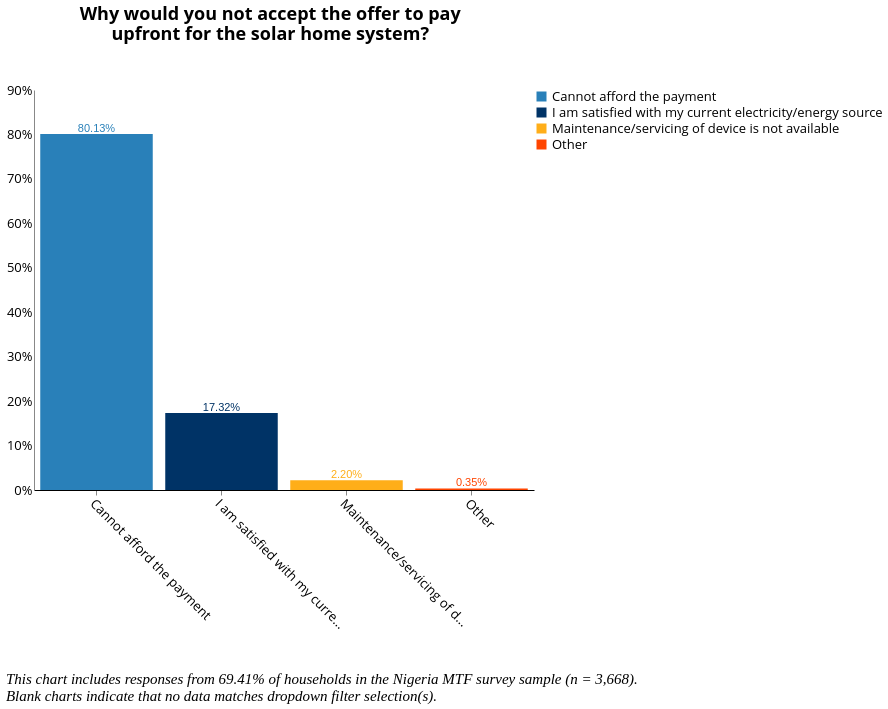

Express this chart as Vega-Lite.
### Vega-Lite specification from a JSON file in a GitHub repository (floating-point values rounded to 4 significant figures; data arrays with more than 128 entries replaced by an {"elided": "..."} marker saying what was removed)
{"width": 800, "height": 400, "config": {"title": {"fontSize": 18, "font": "Open Sans", "anchor": "center", "fontColor": "#000000"}, "axisX": {"domain": true, "domainColor": "#000000", "grid": false, "labelFont": "Open Sans", "labelFontSize": 13, "titleFont": "Open Sans", "titleFontSize": 13, "titleFontWeight": "normal", "title": "X Axis Title (units)", "labelAngle": 45}, "axisY": {"domain": true, "grid": false, "gridColor": "#DEDDDD", "gridWidth": 1, "labelFont": "Open Sans", "labelFontSize": 13, "labelAngle": 0, "ticks": false, "titleFont": "Open Sans", "titleFontSize": 13, "titleFontWeight": "normal", "titlePadding": 10, "title": "Y Axis Title (units)"}, "range": {"category": ["#2980B9", "#003366", "#FFAE19", "#FF4500", "#438B28", "#45B39D", "#99ADC1", "#212F3C"]}, "legend": {"labelFont": "Open Sans", "labelFontSize": 13, "symbolType": "square", "symbolSize": 100, "titleFont": "Open Sans", "titleFontSize": 13, "titleFontWeight": "normal", "title": "Legend", "orient": "right", "offset": 0, "labelLimit": 0}, "tooltip": {"font": "Open Sans"}, "view": {"stroke": "transparent", "text": {"font": "Open Sans", "color": ["#2980B9", "#003366", "#FFAE19", "#FF4500", "#438B28", "#45B39D", "#99ADC1", "#212F3C"], "fontSize": 13, "align": "right", "fontWeight": 400, "size": 13}, "bar": {"size": 40, "binSpacing": 1, "continuousBandSize": 30, "discreteBandSize": 30, "fill": ["#2980B9", "#003366", "#FFAE19", "#FF4500", "#438B28", "#45B39D", "#99ADC1", "#212F3C"], "stroke": false}}}, "concat": [{"layer": [{"mark": "bar", "encoding": {"color": {"field": "e_3b", "type": "nominal"}, "tooltip": {"field": "e_3b", "type": "nominal"}, "x": {"axis": {"title": " "}, "field": "e_3b", "sort": {"field": "e_3b", "op": "count", "order": "descending"}, "type": "nominal"}, "y": {"aggregate": "sum", "axis": {"format": "%", "title": ""}, "field": "pct", "type": "quantitative"}}, "height": 400, "selection": {"selector152": {"type": "single", "fields": ["i19a"], "bind": {"input": "select", "options": [null, "Wood purchased", "Wood collected", "Crop Residue/Plant Biomass", "Kerosene", "Charcoal", "LPG/cooking gas", "Electric", "Charcoal Briquettes", "Garbage", "Piped Natural Gas", "Coal Briquette", "Biomass Briquette", "Other, specify", "Coal/lignite"], "labels": ["All Responses", "Wood purchased", "Wood collected", "Crop Residue/Plant Biomass", "Kerosene", "Charcoal", "LPG/cooking gas", "Electric", "Charcoal Briquettes", "Garbage", "Piped Natural Gas", "Coal Briquette", "Biomass Briquette", "Other", "Coal/lignite"], "name": "Primary Source of Cooking Fuel  "}}, "selector151": {"type": "single", "fields": ["primary_stove"], "bind": {"input": "select", "options": [null, "3-Stone/Open Fire Stove", "Koresone Stove", "Missing Data", "Manufactured Stove Traditional", "LPG/Natural Gas Stove", "Electric Stove"], "labels": ["All Responses", "3-Stone/Open Fire Stove", "Kerosene Stove", "Primary Stove Not Listed", "Manufactured Stove Traditional", "LPG/Natural Gas Stove", "Electric Stove"], "name": "Primary Stove  "}}, "selector149": {"type": "single", "fields": ["locality"], "bind": {"input": "select", "options": [null, 0, 1], "labels": ["National", "Urban", "Rural"], "name": "Locality Breakdown  "}}, "selector150": {"type": "single", "fields": ["elc_aggr_tier"], "bind": {"input": "select", "options": [null, "Tier 0", "Tier 1", "Tier 2", "Tier 3", "Tier 4", "Tier 5"], "labels": ["All Tiers", "Tier 0", "Tier 1", "Tier 2", "Tier 3", "Tier 4", "Tier 5"], "name": "Electricity Tiers  "}}}, "transform": [{"joinaggregate": [{"op": "count", "field": "*", "as": "total"}]}, {"calculate": "1 / datum.total", "as": "pct"}], "width": 500}, {"mark": {"type": "text", "align": "center", "baseline": "bottom"}, "encoding": {"color": {"field": "e_3b", "type": "nominal"}, "text": {"aggregate": "sum", "field": "pct", "format": ".2%", "type": "quantitative"}, "tooltip": {"field": "e_3b", "type": "nominal"}, "x": {"axis": {"title": " "}, "field": "e_3b", "sort": {"field": "e_3b", "op": "count", "order": "descending"}, "type": "nominal"}, "y": {"aggregate": "sum", "axis": {"format": "%", "title": ""}, "field": "pct", "type": "quantitative"}}, "height": 400, "transform": [{"joinaggregate": [{"op": "count", "field": "*", "as": "total"}]}, {"calculate": "1 / datum.total", "as": "pct"}], "width": 500}], "title": {"text": ["Why would you not accept the offer to pay", "upfront for the solar home system?"], "color": "black", "subtitleColor": "black", "offset": 40}, "transform": [{"filter": {"selection": "selector152"}}, {"filter": {"selection": "selector151"}}, {"filter": {"selection": "selector149"}}, {"filter": {"selection": "selector150"}}]}], "data": {"name": "data-166523ddd12d3da002a87926776f1715"}, "title": {"text": ["", "", "This chart includes responses from 69.41% of households in the Nigeria MTF survey sample (n = 3,668).", "Blank charts indicate that no data matches dropdown filter selection(s)."], "anchor": "start", "baseline": "bottom", "font": "Times New Roman", "fontSize": 15, "fontStyle": "italic", "fontWeight": "normal", "orient": "bottom"}, "$schema": "https://vega.github.io/schema/vega-lite/v4.17.0.json", "datasets": {"data-166523ddd12d3da002a87926776f1715": {"elided": "2546 records"}}}
